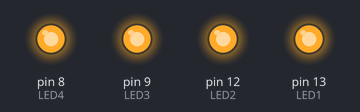
The sketch below on a simulated Arduino Uno, built with avr-gcc and run on an emulated ATmega328P. On the bench: output pins drawn as LEDs (lit = HIGH).

Above: at 0.12 s.
At 0.62 s:
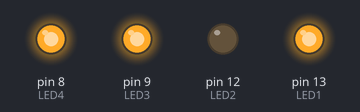
At 1.12 s:
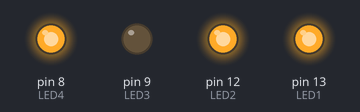
At 2.37 s:
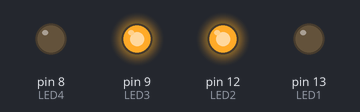
At 3.62 s:
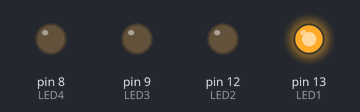
At 4.87 s:
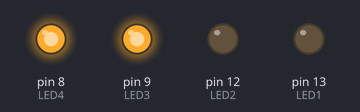
Timing chart, 0 to 5.2 s (numbered marks = the images above):
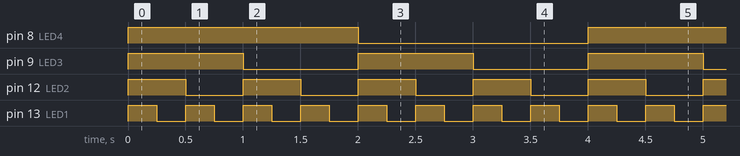

Measured:
- by itself, pin 8 (LED4): alternates HIGH for 2.0 s and LOW for 2.0 s
- by itself, pin 9 (LED3): alternates HIGH for 1.0 s and LOW for 1.0 s
- by itself, pin 12 (LED2): alternates HIGH for 0.50 s and LOW for 0.50 s
- by itself, pin 13 (LED1): alternates HIGH for 0.25 s and LOW for 0.25 s

The sketch:

Lenguaje.ino
```cpp
int LED1=13;
int LED2=12;
int LED3=9;
int LED4=8;

void setup() {
  // put your setup code here, to run once:
Serial.begin(9600);
pinMode(LED1,OUTPUT);
pinMode(LED2,OUTPUT);
pinMode(LED3,OUTPUT);
pinMode(LED4,OUTPUT);
}

void loop() {
  // put your main code here, to run repeatedly:
digitalWrite(LED1,HIGH);
digitalWrite(LED2,HIGH);
digitalWrite(LED3,HIGH);
digitalWrite(LED4,HIGH);
//1 segundo
delay(250);
digitalWrite(LED1,LOW);
delay(250);
digitalWrite(LED1,HIGH);
digitalWrite(LED2,LOW);
delay(250);
digitalWrite(LED1,LOW);
delay(250);
digitalWrite(LED1,HIGH);
digitalWrite(LED2,HIGH);
digitalWrite(LED3,LOW);
//2 segundos
delay(250);
digitalWrite(LED1,LOW);
delay(250);
digitalWrite(LED1,HIGH);
digitalWrite(LED2,LOW);
delay(250);
digitalWrite(LED1,LOW);
delay(250);
digitalWrite(LED1,HIGH);
digitalWrite(LED2,HIGH);
digitalWrite(LED3,HIGH);
digitalWrite(LED4,LOW);
//3 segundos
delay(250);
digitalWrite(LED1,LOW);
delay(250);
digitalWrite(LED1,HIGH);
digitalWrite(LED2,LOW);
delay(250);
digitalWrite(LED1,LOW);
delay(250);
digitalWrite(LED1,HIGH);
digitalWrite(LED2,HIGH);
digitalWrite(LED3,LOW);
//4 segundos
delay(250);
digitalWrite(LED1,LOW);
delay(250);
digitalWrite(LED1,HIGH);
digitalWrite(LED2,LOW);
delay(250);
digitalWrite(LED1,LOW);
delay(250);
digitalWrite(LED1,HIGH);
digitalWrite(LED2,HIGH);
digitalWrite(LED3,HIGH);
digitalWrite(LED4,HIGH);
}
```
